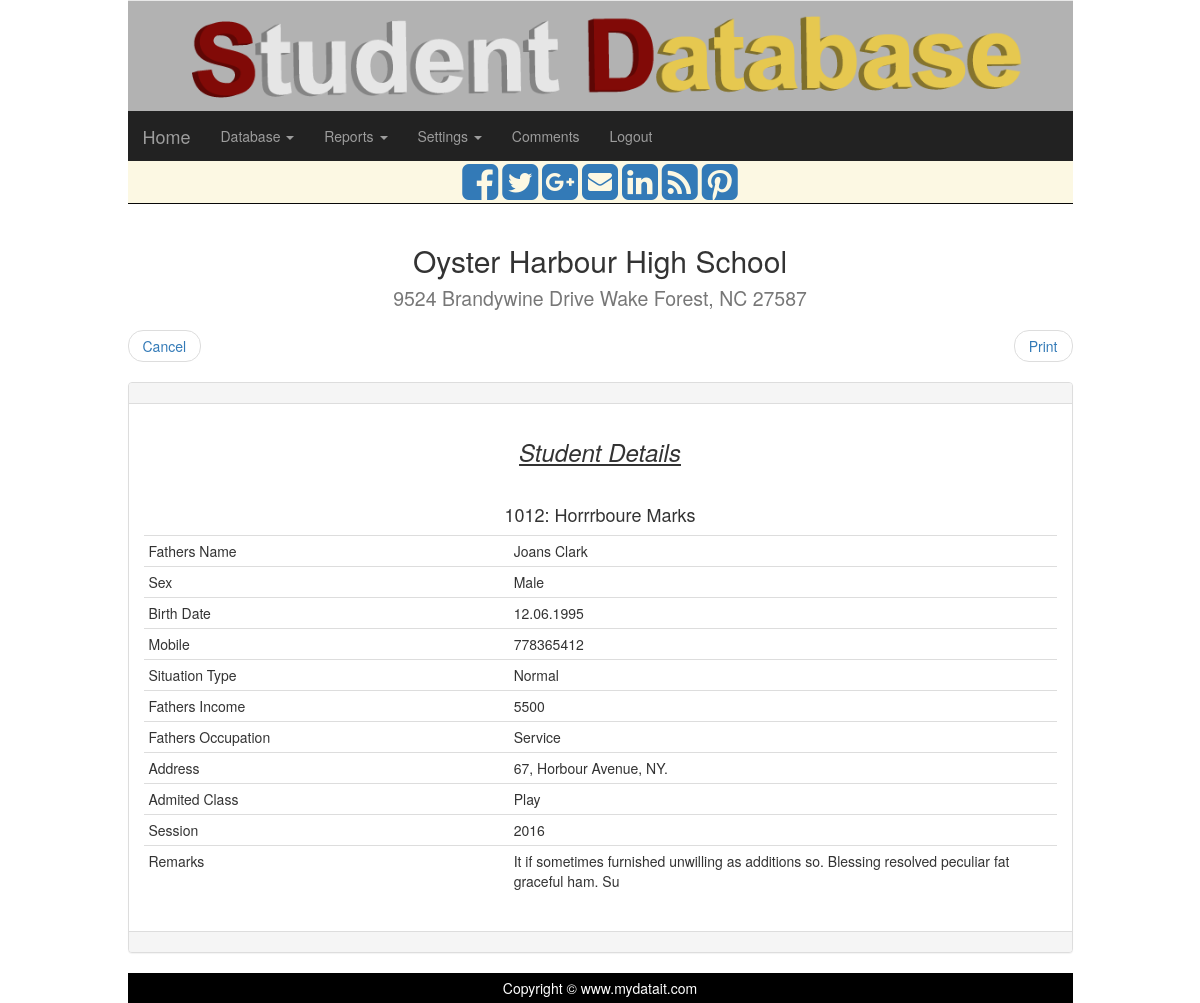
The page /assets/template/edn/edn/enrolldetails.php?id=14 (signed in) on the database its author committed.
### tables this page shows
CREATE TABLE IF NOT EXISTS `db_student` (
`student_id` int(11) NOT NULL,
  `idcard` int(6) NOT NULL,
  `student_name` varchar(100) NOT NULL,
  `father_name` varchar(50) NOT NULL,
  `address` varchar(150) NOT NULL,
  `mobile` varchar(11) NOT NULL,
  `bdate` date NOT NULL,
  `sex_id` int(5) NOT NULL,
  `situationtype_id` int(5) NOT NULL,
  `occupation_id` int(4) NOT NULL,
  `income` int(8) NOT NULL,
  `class_id_pres` int(5) NOT NULL,
  `remarks` varchar(150) NOT NULL,
  `session` int(4) NOT NULL,
  `pic` varchar(100) NOT NULL,
  `user_id` int(11) NOT NULL,
  `entry` date NOT NULL
);

CREATE TABLE IF NOT EXISTS `list_sex` (
`sex_id` int(5) NOT NULL,
  `sex_name` varchar(50) NOT NULL
);

CREATE TABLE IF NOT EXISTS `list_situationtype` (
`situationtype_id` int(2) NOT NULL,
  `situationtype` varchar(50) NOT NULL
);

CREATE TABLE IF NOT EXISTS `list_occupation` (
`occupation_id` int(2) NOT NULL,
  `occupation_name` varchar(50) NOT NULL
);

CREATE TABLE IF NOT EXISTS `list_class` (
`class_id` int(11) NOT NULL,
  `class_name` varchar(11) NOT NULL
);

### assets/template/edn/edn/custom.php (called while the page is built, shortened)
<?php
function my_date_dot($i_dF1)
{
	$d1=strtotime($i_dF1);
	$dt2=date("d.m.Y",$d1);
	return $dt2;
}
function myfield($sql)
{
	global $conn;
	$rtrn="";
	$result=mysqli_query($conn, $sql);
	$Numrows=mysqli_num_rows($result);
	if ($Numrows > 0)
	{
		$rows=mysqli_fetch_array($result);
		$rtrn=$rows[0];
	}
	else
	{
		$rtrn="";
	}
	return $rtrn;
};
?>

### assets/template/edn/edn/enrolldetails.php (the view, shortened to what this page needs)
<?php
include "header.php";
include "conn.php";
include "custom.php";
$school=$_SESSION["school_name"];
$id = $_GET["id"];
$result=mysqli_query($conn, "SELECT * FROM `db_student` WHERE `student_id` = $id LIMIT 1");
$rows=mysqli_fetch_array($result);
?>
<div class="col-sm-12">
<?php echo $school;?>
					<ul class="pager">
						<li class="previous"><a href="enrollview.php">Cancel</a></li>
						<li class="next"><a href="#" id="cmdPrint">Print</a></li>
					</ul>
			<div class="panel panel-default" id="prnt">
				<div class="panel-heading"></div>
				<div  class="panel-body">
					<h3 id="top1" class="text-center"><i><u>Student Details</u></i></h3>
					<p>&nbsp;</p>
					<h4 id="top2" class="text-center"><?php echo $rows["idcard"].": ".$rows["student_name"];?></h4>
					<div  class="table-responsive" id="tbl">
							<table class="table table-condensed">
								<tbody>
									<tr>
										<td id="wdth40">Fathers Name</td><td id="wdth60"><?php echo $rows["father_name"];?></td>
									</tr>
									<tr>
										<td id="wdth40">Sex</td><td id="wdth60"><?php
											$psex = myfield("SELECT `sex_name` FROM `list_sex` WHERE `sex_id` = " . $rows["sex_id"]); echo $psex;
											?>
										</td>
									</tr>
									<tr>
										<td id="wdth40">Birth Date</td><td id="wdth60"><?php echo my_date_dot($rows["bdate"]);?></td>
									</tr>
									<tr>
										<td id="wdth40">Mobile</td><td id="wdth60"><?php echo $rows["mobile"];?></td>
									</tr>
									<tr>
										<td id="wdth40">Situation Type</td><td id="wdth60"><?php
											$situationtype=myfield("SELECT `situationtype` FROM `list_situationtype` WHERE `situationtype_id` = " . $rows["situationtype_id"]); echo $situationtype;
											?>
										</td>
									</tr>
									<tr>
										<td id="wdth40">Fathers Income</td><td id="wdth60"><?php echo $rows["income"];?></td>
									</tr>
									<tr>
										<td id="wdth40">Fathers Occupation</td><td id="wdth60"><?php
											$occupation=myfield("SELECT `occupation_name` FROM `list_occupation` WHERE `occupation_id` = " . $rows["occupation_id"]); echo $occupation;
											?>
										</td>
									</tr>
									<tr>
										<td id="wdth40">Address</td><td id="wdth60"><?php echo $rows["address"];?></td>
									</tr>
									<tr>
										<td id="wdth40">Admited Class</td><td id="wdth60"><?php
											$location=myfield("SELECT `class_name` FROM `list_class` WHERE `class_id` = " . $rows["class_id_pres"]); echo $location;
											?>
										</td>
									</tr>
									<tr>
										<td id="wdth40">Session</td><td id="wdth60"><?php echo $rows["session"];?></td>
									</tr>
									<tr>
										<td id="wdth40">Remarks</td><td id="wdth60"><?php echo $rows["remarks"];?></td>
									</tr>
								</tbody>
							</table>
					</div>
				</div>
				<div  class="panel-footer"></div>
			</div>
</div>
<?php include "footer.php"; ?>

### assets/template/edn/edn/header.php (style rules this page uses)
#wdth40 { width:40%; }
#wdth60 { width:60%; }

### rows shown on the page
db_student: idcard "1012", student_name "Horrrboure Marks", father_name "Joans Clark", sex.sex_name "Male", bdate "12.06.1995", mobile "778365412", situationtype.situationtype "Normal", income "5500", occupation.occupation_name "Service", address "67, Horbour Avenue, NY.", class_id_pres.class_name "Play", session "2016", remarks "It if sometimes furnished unwilling as additions so. Blessing resolved peculiar fat graceful ham. Su"

### other values the page prints
$school "Oyster Harbour High School 9524 Brandywine Drive Wake Forest, NC 27587"
